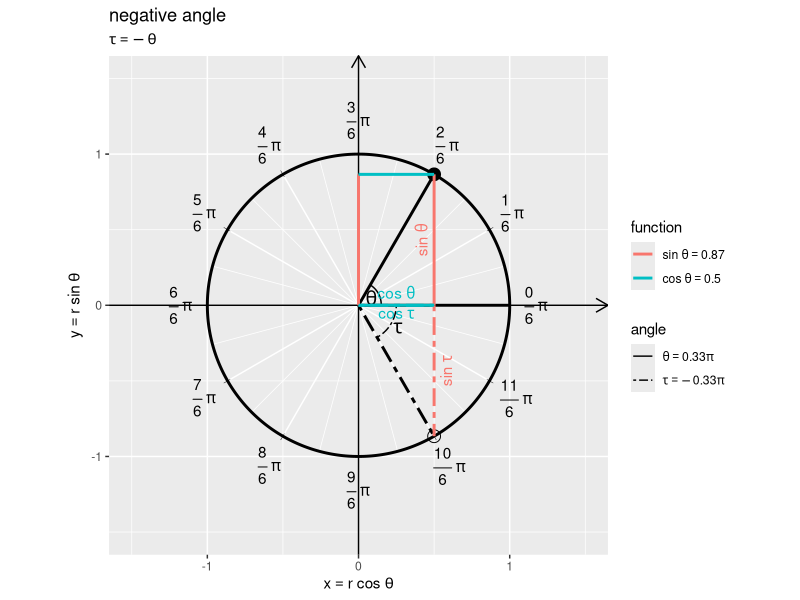

This chart was generated by the following R code: (Note: this script raises an error after producing the figure.)

# 負角(-θ)の可視化 ------------------------------------------------------------------

# 利用パッケージ
library(tidyverse)
library(gganimate)
library(patchwork)
library(magick)

# パッケージ名の省略用
library(ggplot2)


# 単位円の描画用 -----------------------------------------------------------------

# 円周の座標を作成
circle_df <- tibble::tibble(
  t = seq(from = 0, to = 2*pi, length.out = 361), # 1周期分のラジアン
  r = 1, # 半径
  x = r * cos(t), 
  y = r * sin(t)
)

# 半円(範囲π)における目盛数(分母の値)を指定
tick_num <- 6

# 角度目盛の座標を作成:(補助目盛有り)
d <- 1.1
rad_tick_df <- tibble::tibble(
  # 座標用
  i     = seq(from = 0, to = 2*tick_num-0.5, by = 0.5), # 目盛番号(分子の値)
  t_deg = i/tick_num * 180, # 度数法の角度
  t_rad = i/tick_num * pi,  # 弧度法の角度(ラジアン)
  r     = 1, # 半径
  x     = r * cos(t_rad), 
  y     = r * sin(t_rad), 
  major_flag = i%%1 == 0, # 主・補助フラグ
  grid       = dplyr::if_else(major_flag, true = "major", false = "minor"), # 目盛カテゴリ
  # ラベル用
  deg_label  = dplyr::if_else(
    major_flag, true = paste0(round(t_deg, digits = 1), "*degree"), false = ""
  ), # 角度ラベル
  rad_label  = dplyr::if_else(
    major_flag, true = paste0("frac(", i, ", ", tick_num, ") ~ pi"), false = ""
  ), # ラジアンラベル
  label_x = d * x, 
  label_y = d * y, 
  a = t_deg + 90, 
  h = 1 - (x * 0.5 + 0.5), 
  v = 1 - (y * 0.5 + 0.5), 
  tick_mark = dplyr::if_else(major_flag, true = "|", false = "") # 目盛指示線用
)


# 単位円と角度の関係 ------------------------------------------------------------

# 点用のラジアンを指定
theta <- 2/6 * pi

# 負角を計算
tau <- -theta


# 円周上の点の座標を作成
point_df <- tibble::tibble(
  t = c(theta, tau), 
  x = cos(t), 
  y = sin(t), 
  type = c("main", "target") # 角度カテゴリ
)

# 半径線の終点の座標を作成
radius_df <- dplyr::bind_rows(
  # 始線
  tibble::tibble(
    x = 1, 
    y = 0, 
    type = "main"
  ), 
  # 動径
  point_df |> 
    dplyr::select(x, y, type)
)


# 角マークの座標を作成
ds <- 0.005
angle_mark_df <- tibble::tibble(
  t    = c(theta, tau), 
  type = c("main", "target"), # 角度カテゴリ
  d    = c(0.15, 0.25) # マークサイズを指定
) |> 
  dplyr::reframe(
    u = seq(from = 0, to = t, length.out = 600), .by = dplyr::everything()
  ) |> # 円弧用のラジアンを作成
  dplyr::mutate(
    x = (d + ds*u) * cos(u), 
    y = (d + ds*u) * sin(u)
  )

# 角ラベルの座標を作成
angle_label_df <- tibble::tibble(
  d = c(0.1, 0.3), # ラベル位置を指定
  u = 0.5 * c(theta, tau), 
  x = d * cos(u), 
  y = d * sin(u), 
  angle_label = c("theta", "tau")
)


# 関数の描画順を指定
fnc_level_vec <- c("sin", "cos")

# 関数線分の座標を作成
fnc_seg_df <- tibble::tibble(
  fnc = c(
    "sin", "cos", "sin", "cos", 
    "sin", "cos"
  ) |> 
    factor(levels = fnc_level_vec), # 関数カテゴリ
  type = c(
    "main", "main", "main", "main", 
    "target", "target"
  ), # 角度カテゴリ
  x_from = c(
    cos(theta), 0, 0, 0, 
    cos(tau), 0
  ), 
  y_from = c(
    0, 0, 0, sin(theta), 
    0, 0
  ), 
  x_to = c(
    cos(theta), cos(theta), 0, cos(theta), 
    cos(tau), cos(tau)
  ), 
  y_to = c(
    sin(theta), 0, sin(theta), sin(theta), 
    sin(tau), 0
  )
)

# 関数ラベルの座標を作成
fnc_label_df <- tibble::tibble(
  fnc = c(
    "sin", "cos", 
    "sin", "cos"
  ), 
  x = c(
    cos(theta), 0.5*cos(theta), 
    cos(tau), 0.5*cos(tau)
  ), 
  y = c(
    0.5*sin(theta), 0, 
    0.5*sin(tau), 0
  ), 
  fnc_label = c(
    "sin~theta", "cos~theta", 
    "sin~tau", "cos~tau"
  ), 
  a = c(
    90, 0, 
    90, 0
  ), 
  h = 0.5, 
  v = c(
    -0.5, -0.5, 
    1.5, 1.5
  )
)

# グラフサイズを設定
axis_size <- 1.5

# ラベル用の文字列を作成
def_label <- "tau == - theta"
angle_label_vec <- paste(
  c("theta", "tau"), 
  c(theta/pi, tau/pi) |> 
    round(digits = 2), 
  sep = " == "
) |> 
  paste("* pi")
fnc_label_vec <- paste(
  c("sin~theta", "cos~theta"), 
  c(sin(theta), cos(theta)) |> 
    round(digits = 2), 
  sep = " == "
)

# 単位円における偏角と関数線分を作図
ggplot() + 
  geom_segment(data = rad_tick_df, 
               mapping = aes(x = 0, y = 0, xend = x, yend = y, linewidth = grid), 
               color = "white", show.legend = FALSE) + # θ軸目盛線
  geom_text(data = rad_tick_df, 
            mapping = aes(x = x, y = y, angle = a, label = tick_mark), 
            size = 2) + # θ軸目盛指示線
  geom_text(data = rad_tick_df, 
            mapping = aes(x = label_x, y = label_y, label = rad_label, hjust = h, vjust = v), 
            parse = TRUE) + # θ軸目盛ラベル
  geom_segment(mapping = aes(x = c(-Inf, 0), y = c(0, -Inf), 
                             xend = c(Inf, 0), yend = c(0, Inf)), 
               arrow = arrow(length = unit(10, units = "pt"), ends = "last")) + # x・y軸線
  geom_path(data = circle_df, 
            mapping = aes(x = x, y = y), 
            linewidth = 1) + # 円周
  geom_segment(data = radius_df, 
               mapping = aes(x = 0, y = 0, xend = x, yend = y, linetype = type), 
               linewidth = 1, show.legend = FALSE) + # 半径線
  geom_path(data = angle_mark_df, 
            mapping = aes(x = x, y = y, linetype = type), 
            show.legend = FALSE) + # 角マーク
  geom_text(data = angle_label_df, 
            mapping = aes(x = x, y = y, label = angle_label), 
            size = 5, parse = TRUE) + # 角ラベル
  geom_point(data = point_df, 
             mapping = aes(x = x, y = y, shape = type), 
             size = 4, show.legend = FALSE) + # 円周上の点
  geom_segment(data = fnc_seg_df, 
               mapping = aes(x = x_from, y = y_from, xend = x_to, yend = y_to, 
                             color = fnc, linetype = type), 
               linewidth = 1) + # 関数線分
  geom_text(data = fnc_label_df, 
            mapping = aes(x = x, y = y, label = fnc_label, color = fnc, 
                          hjust = h, vjust = v, angle = a), 
            parse = TRUE, show.legend = FALSE) + # 関数ラベル
  scale_color_hue(labels = parse(text = fnc_label_vec), name = "function") + # 凡例表示用
  scale_shape_manual(breaks = c("main", "target"), 
                     values = c("circle", "circle open")) + # 補助点用
  scale_linetype_manual(breaks = c("main", "target"), 
                        values = c("solid", "twodash"), 
                        labels = parse(text = angle_label_vec), 
                        name = "angle") + # 補助線用, 凡例表示用
  scale_linewidth_manual(breaks = c("major", "minor"), 
                         values = c(0.5, 0.25)) + # 主・補助目盛線用
  guides(linetype = guide_legend(override.aes = list(linewidth = 0.5))) + 
  theme(legend.text.align = 0) + 
  coord_fixed(ratio = 1, 
              xlim = c(-axis_size, axis_size), 
              ylim = c(-axis_size, axis_size)) + 
  labs(title = "negative angle", 
       subtitle = parse(text = def_label), 
       x = expression(x == r ~ cos~theta), 
       y = expression(y == r ~ sin~theta))


# 単位円と角度の関係 ------------------------------------------------------------

# フレーム数を指定
frame_num <- 300

# 点用のラジアンの範囲を指定
theta_vals <- seq(from = -2*pi, to = 2*pi, length.out = frame_num+1)[1:frame_num]

# 負角を計算
tau_vals <- -theta_vals


# 円周上の点の座標を作成
anim_point_df <- tidyr::expand_grid(
  type    = c("main", "target"), # 角度カテゴリ
  frame_i = 1:frame_num # フレーム番号
) |> # フレームごとに複製
  dplyr::bind_cols(
    t = c(theta_vals, tau_vals)
  ) |> 
  dplyr::mutate(
    x = cos(t), 
    y = sin(t)
  )

# 半径線の終点の座標を作成
anim_radius_df <- dplyr::bind_rows(
  # 始線
  tibble::tibble(
    frame_i = 1:frame_num, 
    x = 1, 
    y = 0, 
    type = "main"
  ), 
  # 動径
  anim_point_df |> 
    dplyr::select(frame_i, x, y, type)
)


# 角マークの座標を作成
ds <- 0.005
anim_angle_mark_df <- tidyr::expand_grid(
  tibble::tibble(
    type = c("main", "target"), 
    d    = c(0.15, 0.25) # マークサイズを指定
  ), 
  frame_i = 1:frame_num
) |> # フレームごとに複製
  dplyr::bind_cols(
    t = c(theta_vals, tau_vals)
  ) |> 
  dplyr::reframe(
    u = seq(from = 0, to = t, length.out = 600), .by = dplyr::everything()
  ) |> # フレームごとにラジアンを作成
  dplyr::mutate(
    x = (d + ds*u) * cos(u), 
    y = (d + ds*u) * sin(u)
  )

# 角ラベルの座標を作成
anim_angle_label_df <- tidyr::expand_grid(
  tibble::tibble(
    angle_label = c("theta", "tau"), 
    d           = c(0.1, 0.3) # ラベル位置を指定
  ), 
  frame_i = 1:frame_num
) |> # フレームごとに複製
  dplyr::bind_cols(
    u = 0.5 * c(theta_vals, tau_vals)
  ) |> 
  dplyr::mutate(
    x = d * cos(u), 
    y = d * sin(u)
  )


# 関数の描画順を指定
fnc_level_vec <- c("sin", "cos")

# 関数線分の座標を作成
line_num <- 6
anim_fnc_seg_df <- tibble::tibble(
  frame_i = 1:frame_num |> 
    rep(times = line_num), 
  fnc = c(
    "sin", "cos", "sin", "cos", 
    "sin", "cos"
  ) |> 
    rep(each = frame_num) |> 
    factor(levels = fnc_level_vec), # 関数カテゴリ
  type = c(
    "main", "main", "main", "main", 
    "target", "target"
  ) |> 
    rep(each = frame_num), # 角度カテゴリ
  x_from = c(
    cos(theta_vals), rep(0, times = frame_num), rep(0, times = frame_num), rep(0, times = frame_num), 
    cos(tau_vals), rep(0, times = frame_num)
  ), 
  y_from = c(
    rep(0, times = frame_num), rep(0, times = frame_num), rep(0, times = frame_num), sin(theta_vals), 
    rep(0, times = frame_num), rep(0, times = frame_num)
  ), 
  x_to = c(
    cos(theta_vals), cos(theta_vals), rep(0, times = frame_num), cos(theta_vals), 
    cos(tau_vals), cos(tau_vals)
  ), 
  y_to = c(
    sin(theta_vals), rep(0, times = frame_num), sin(theta_vals), sin(theta_vals), 
    sin(tau_vals), rep(0, times = frame_num)
  ), 
  label_flag = c(
    TRUE, TRUE, FALSE, FALSE, 
    TRUE, TRUE
  ) |> 
    rep(each = frame_num) # 関数ラベル用
)

# ラベル設定を指定
setting_df <- tibble::tibble(
  fnc = c(
    "sin", "cos", 
    "sin", "cos"
  ), 
  type = c(
    "main", "main", 
    "target", "target"
  ), 
  fnc_label = c(
    "sin~theta", "cos~theta", 
    "sin~tau", "cos~tau"
  ), 
  a = c(
    90, 0, 
    90, 0
  ), 
  h = 0.5, 
  v = c(
    -0.5, -0.5, 
    1.5, 1.5
  )
)

# 関数ラベルの座標を作成
anim_fnc_label_df <- anim_fnc_seg_df |> 
  dplyr::filter(label_flag) |> # ラベル付け線分を抽出
  dplyr::summarise(
    x = median(c(x_from, x_to)), 
    y = median(c(y_from, y_to)), .by = c(frame_i, fnc, type)
  ) |> # 中点に配置
  dplyr::left_join(setting_df, by = c("fnc", "type")) # ラベル設定を追加


# グラフサイズを設定
axis_size <- 1.5

# ラベル用の文字列を作成
anim_label_df <- tibble::tibble(
  frame_i = 1:frame_num, 
  var_label = paste0(
    "list(", 
    "theta == ", round(theta_vals/pi, digits = 2), " * pi, ", 
    "tau == ", round(tau_vals/pi, digits = 2), " * pi", 
    ")"
  )
)
angle_label_vec <- c("theta", "tau == -theta")
fnc_label_vec   <- c(sin = "sine", cos = "cosine")

# 単位円における偏角と関数線分を作図
anim <- ggplot() + 
  geom_segment(data = rad_tick_df, 
               mapping = aes(x = 0, y = 0, xend = x, yend = y, linewidth = grid), 
               color = "white", show.legend = FALSE) + # θ軸目盛線
  geom_text(data = rad_tick_df, 
            mapping = aes(x = x, y = y, angle = a, label = tick_mark), 
            size = 2) + # θ軸目盛指示線
  geom_text(data = rad_tick_df, 
            mapping = aes(x = label_x, y = label_y, label = rad_label, hjust = h, vjust = v), 
            parse = TRUE) + # θ軸目盛ラベル
  geom_segment(mapping = aes(x = c(-Inf, 0), y = c(0, -Inf), 
                             xend = c(Inf, 0), yend = c(0, Inf)), 
               arrow = arrow(length = unit(10, units = "pt"), ends = "last")) + # x・y軸線
  geom_path(data = circle_df, 
            mapping = aes(x = x, y = y), 
            linewidth = 1) + # 円周
  geom_segment(data = anim_radius_df, 
               mapping = aes(x = 0, y = 0, xend = x, yend = y, linetype = type), 
               linewidth = 1, show.legend = FALSE) + # 半径線
  geom_path(data = anim_angle_mark_df, 
            mapping = aes(x = x, y = y, linetype = type), 
            show.legend = FALSE) + # 角マーク
  geom_text(data = anim_angle_label_df, 
            mapping = aes(x = x, y = y, label = angle_label), 
            size = 5, parse = TRUE) + # 角ラベル
  geom_point(data = anim_point_df, 
             mapping = aes(x = x, y = y, shape = type), 
             size = 4, show.legend = FALSE) + # 円周上の点
  geom_segment(data = anim_fnc_seg_df, 
               mapping = aes(x = x_from, y = y_from, xend = x_to, yend = y_to, 
                             color = fnc, linetype = type), 
               linewidth = 1) + # 関数線分
  geom_text(data = anim_fnc_label_df, 
            mapping = aes(x = x, y = y, label = fnc_label, color = fnc, 
                          hjust = h, vjust = v, angle = a), 
            parse = TRUE, show.legend = FALSE) + # 関数ラベル
  geom_text(data = anim_label_df, 
            mapping = aes(x = -Inf, y = Inf, label = var_label), 
            parse = TRUE, hjust = 0, vjust = -0.5) + # 変数ラベル:(subtitleの代用)
  gganimate::transition_manual(frames = frame_i) + # フレーム切替
  scale_color_hue(labels = parse(text = fnc_label_vec), name = "function") + # 凡例表示用
  scale_shape_manual(breaks = c("main", "target"), 
                     values = c("circle", "circle open")) + # 補助点用
  scale_linetype_manual(breaks = c("main", "target"), 
                        values = c("solid", "twodash"), 
                        labels = parse(text = angle_label_vec), 
                        name = "angle") + # 補助線用, 凡例表示用
  scale_linewidth_manual(breaks = c("major", "minor"), 
                         values = c(0.5, 0.25)) + # 主・補助目盛線用
  guides(linetype = guide_legend(override.aes = list(linewidth = 0.5))) + 
  theme(legend.text.align = 0) + 
  coord_fixed(ratio = 1, clip = "off", 
              xlim = c(-axis_size, axis_size), 
              ylim = c(-axis_size, axis_size)) + 
  labs(title = "complementary angle", 
       subtitle = "", # (ラベル表示用の空行)
       x = expression(x == r ~ cos~theta), 
       y = expression(y == r ~ sin~theta))

# 動画を作成
gganimate::animate(
  plot = anim, nframes = frame_num, fps = 15, width = 8, height = 8, units = "in", res = 250, 
  renderer = gganimate::av_renderer(file = "circle/figure/angle/neg_theta_circle.mp4")
)
